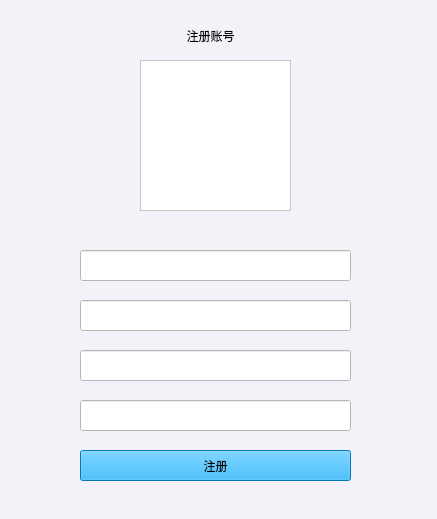
<?xml version="1.0" encoding="UTF-8"?>
<ui version="4.0">
 <class>signin</class>
 <widget class="QWidget" name="signin">
  <property name="geometry">
   <rect>
    <x>0</x>
    <y>0</y>
    <width>437</width>
    <height>519</height>
   </rect>
  </property>
  <property name="minimumSize">
   <size>
    <width>437</width>
    <height>519</height>
   </size>
  </property>
  <property name="maximumSize">
   <size>
    <width>437</width>
    <height>519</height>
   </size>
  </property>
  <property name="windowTitle">
   <string>Form</string>
  </property>
  <property name="styleSheet">
   <string notr="true">background-color: rgb(244, 241, 248);</string>
  </property>
  <widget class="QLineEdit" name="ID">
   <property name="geometry">
    <rect>
     <x>80</x>
     <y>250</y>
     <width>271</width>
     <height>31</height>
    </rect>
   </property>
   <property name="styleSheet">
    <string notr="true">background-color: rgb(255, 255, 255);</string>
   </property>
  </widget>
  <widget class="QLineEdit" name="password">
   <property name="geometry">
    <rect>
     <x>80</x>
     <y>350</y>
     <width>271</width>
     <height>31</height>
    </rect>
   </property>
   <property name="styleSheet">
    <string notr="true">background-color: rgb(255, 255, 255);</string>
   </property>
  </widget>
  <widget class="QLineEdit" name="passagain">
   <property name="geometry">
    <rect>
     <x>80</x>
     <y>400</y>
     <width>271</width>
     <height>31</height>
    </rect>
   </property>
   <property name="styleSheet">
    <string notr="true">background-color: rgb(255, 255, 255);</string>
   </property>
  </widget>
  <widget class="QGraphicsView" name="graphicsView">
   <property name="geometry">
    <rect>
     <x>140</x>
     <y>60</y>
     <width>151</width>
     <height>151</height>
    </rect>
   </property>
   <property name="styleSheet">
    <string notr="true">background-color: rgb(255, 255, 255);</string>
   </property>
  </widget>
  <widget class="QLineEdit" name="account">
   <property name="geometry">
    <rect>
     <x>80</x>
     <y>300</y>
     <width>271</width>
     <height>31</height>
    </rect>
   </property>
   <property name="styleSheet">
    <string notr="true">background-color: rgb(255, 255, 255);</string>
   </property>
  </widget>
  <widget class="QPushButton" name="signinBtn">
   <property name="geometry">
    <rect>
     <x>80</x>
     <y>450</y>
     <width>271</width>
     <height>31</height>
    </rect>
   </property>
   <property name="styleSheet">
    <string notr="true">background-color: rgb(85, 255, 255);
background-color: rgb(0, 170, 255);</string>
   </property>
   <property name="text">
    <string>注册</string>
   </property>
  </widget>
  <widget class="QLabel" name="SignLabel">
   <property name="geometry">
    <rect>
     <x>150</x>
     <y>20</y>
     <width>121</width>
     <height>31</height>
    </rect>
   </property>
   <property name="styleSheet">
    <string notr="true">font: 700 16pt &quot;Microsoft YaHei UI&quot;;</string>
   </property>
   <property name="text">
    <string>注册账号</string>
   </property>
   <property name="alignment">
    <set>Qt::AlignCenter</set>
   </property>
  </widget>
 </widget>
 <resources/>
 <connections/>
</ui>
